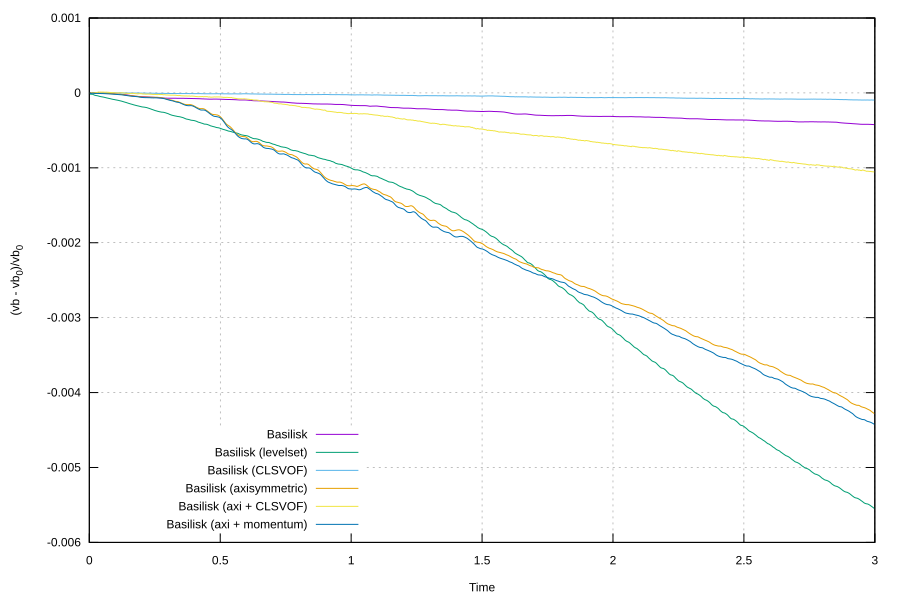

This figure's gnuplot source:
set terminal svg enhanced size 900,600
set output 'rising_case1_volume.svg'
set grid
set xlabel 'Time'
set ylabel '(vb - vb_0)/vb_0'
set key bottom left
plot [0:3]'../rising_official_20260709/rising/out' u 1:2 w l t 'Basilisk', \
          '../rising_official_20260709/rising-levelset/out' u 1:2 w l t 'Basilisk (levelset)',   \
	  '../rising_official_20260709/rising-clsvof/out' u 1:2 w l t 'Basilisk (CLSVOF)',	\
	  '../rising_official_20260709/rising-axi/out' u 1:2 w l t 'Basilisk (axisymmetric)',	\
	  '../rising_official_20260709/rising-axi-clsvof/out' u 1:2 w l t 'Basilisk (axi + CLSVOF)',	\
	  '../rising_official_20260709/rising-axi-momentum/out' u 1:2 w l t 'Basilisk (axi + momentum)'
